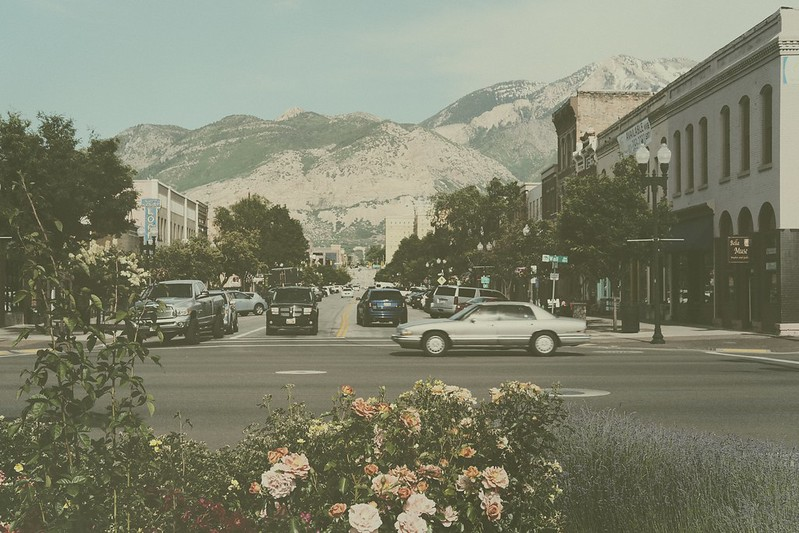
%> input picture 0317/old2.jpg, 799 x 533 px
$ octave W05_11Percentiles_ContrastStrench.m   (GNU Octave 9; MATLAB toolbox functions it lacks are replaced by stand-ins)
%> lines starting %> are read from the running program, lines starting %| are printed output that depends on the picture
clc;
clear all;
close all;
img = imread('old2.jpg');
%> img is the input picture: size 533x799x3 uint8; mean R, G, B 126.8, 128.8, 108.4
img_double = im2double(img);

% 計算第5百分位和第95百分位
sorted_pixels = sort(img_double(:));
num_pixels = numel(sorted_pixels);
%> num_pixels = 1277601
low_idx = round(0.05 * num_pixels);
%> low_idx = 63880
high_idx = round(0.95 * num_pixels);
%> high_idx = 1213721
low_val = sorted_pixels(low_idx);
%> low_val = 0.22
high_val = sorted_pixels(high_idx);
%> high_val = 0.757

% 應用百分位拉伸
stretched_img = img_double;
stretched_img(img_double < low_val) = 0;
stretched_img(img_double > high_val) = 1;
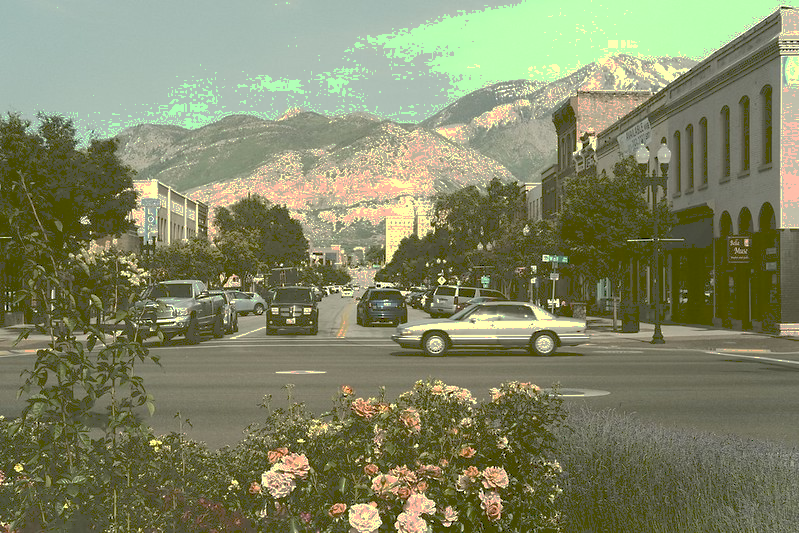
%> stretched_img: size 533x799x3 double; mean R, G, B 0.508, 0.525, 0.397

% 線性映射中間區域
mask = (img_double >= low_val) & (img_double <= high_val);
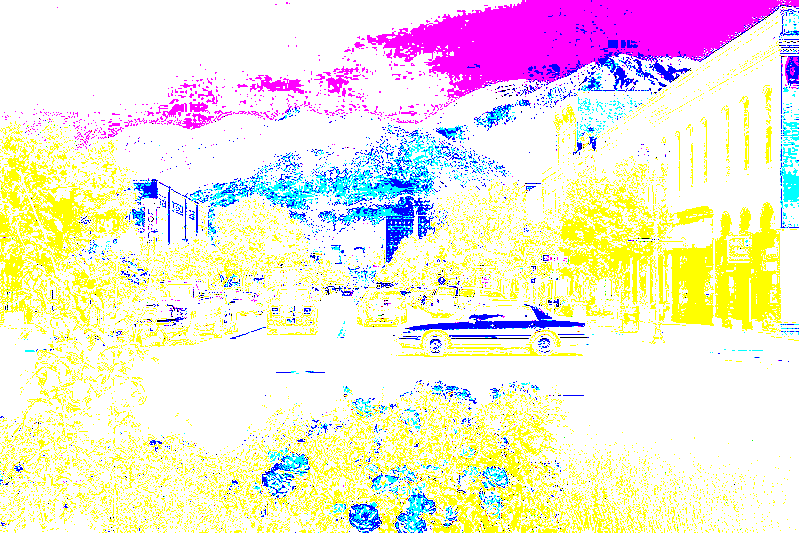
%> mask: size 533x799x3 logical; mean R, G, B 0.944, 0.908, 0.854
stretched_img(mask) = (img_double(mask) - low_val) / (high_val - low_val);
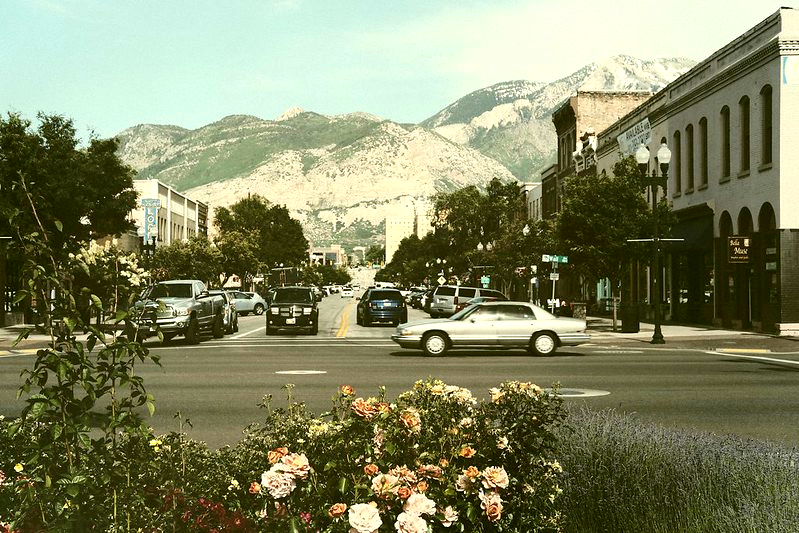
%> stretched_img: size 533x799x3 double; mean R, G, B 0.513, 0.528, 0.389

% 顯示結果
figure;
subplot(1,2,1), imshow(img_double), title('原始影像');
subplot(1,2,2), imshow(stretched_img), title('百分位對比度拉伸');
